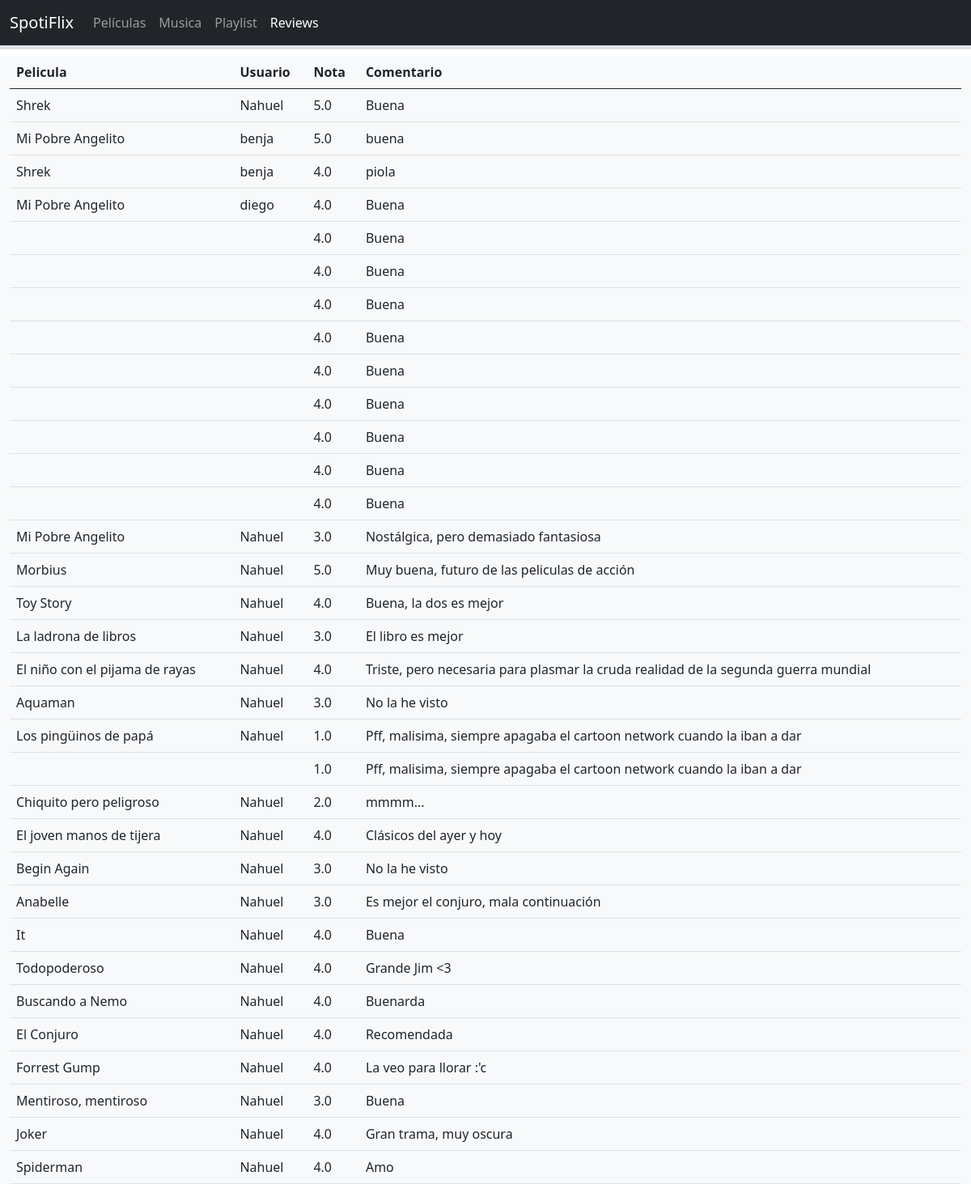
/show_reviews_peliula, run on the app's committed database.
### Pelicula/models.py (models this page shows, shortened)
class Review_pelicula(models.Model):
    pelicula = models.ForeignKey(Peliculas, on_delete=models.CASCADE, null=True)
    owner = models.ForeignKey(User, null=True, on_delete=models.CASCADE)
    nota = models.FloatField()
    comentario = models.CharField(max_length=500)

class Peliculas(models.Model):
    nombre = models.CharField(max_length=100)
    genero = models.CharField(max_length=100)
    fecha = models.DateField()
    url = models.URLField(max_length=500)

### Usuarios/models.py (models this page shows)
class User(AbstractUser):
    pronombres = [('La', 'La'), ('El', 'El'), ('Le', 'Le'), ('Otro', 'Otro')]
    pronombre = models.CharField(max_length=5, choices=pronombres)
    correo = models.EmailField(max_length=50)

### Pelicula/views.py (the view)
# urls.py: path('show_reviews_peliula', show_reviews_pelicula,
def show_reviews_pelicula(request):
    all_reviews = Review_pelicula.objects.all()
    return render(request, "Pelicula/view_reviews.html", {"all_reviews": all_reviews})

### Pelicula/templates/Pelicula/view_reviews.html (shortened to what this page needs)
<!DOCTYPE html>
<html lang = "en">
    <head>
        <link href="https://cdn.jsdelivr.net/npm/bootstrap@5.0.2/dist/css/bootstrap.min.css" rel="stylesheet"
>
        <body>
            <nav class="navbar navbar-expand-lg navbar-dark bg-dark border-bottom border-5 mb-2">
        <div class="container-fluid">
          <a class="navbar-brand" href="{% url 'home-page' %}">SpotiFlix</a>
          <div class="collapse navbar-collapse" id="navbarNavAltMarkup">
            <div class="navbar-nav">
              <a class="nav-link" aria-current="page" href="{% url 'pelicula_home_page' %}">Películas</a>
              <a class="nav-link" href="{% url 'musica_home_page' %}">Musica</a>
              <a class="nav-link" href="#">Playlist</a>
              <a class="nav-link active" href="{% url 'show_reviews_musica' %}">Reviews</a>
            </div>
          </div>
        </div>
        </nav>
         <div class="container-fluid bg-light">
            <table class="table">
                <thead>
                  <tr>
                    <th scope="col">Pelicula</th>
                    <th scope="col">Usuario</th>
                    <th scope="col">Nota</th>
                    <th scope="col">Comentario</th>
                  </tr>
                </thead>
                {% for review in all_reviews %}
                  <tr>
                    <td>{{review.pelicula.nombre}}</td>
                    <td>{{review.owner.username}}</td>
                    <td>{{review.nota}}</td>
                    <td>{{review.comentario}}</td>
                  </tr>
                {% endfor %}
              </table>
         </div>
        </body>
    </head>
</html>

### data on the page
Review_pelicula: pelicula.nombre "Shrek", owner.username "Nahuel", nota "5.0", comentario "Buena"
Review_pelicula: pelicula.nombre "Mi Pobre Angelito", owner.username "benja", nota "5.0", comentario "buena"
Review_pelicula: pelicula.nombre "Shrek", owner.username "benja", nota "4.0", comentario "piola"
Review_pelicula: pelicula.nombre "Mi Pobre Angelito", owner.username "diego", nota "4.0", comentario "Buena"
Review_pelicula: nota "4.0", comentario "Buena"
Review_pelicula: nota "4.0", comentario "Buena"
Review_pelicula: nota "4.0", comentario "Buena"
Review_pelicula: nota "4.0", comentario "Buena"
Review_pelicula: nota "4.0", comentario "Buena"
Review_pelicula: nota "4.0", comentario "Buena"
Review_pelicula: nota "4.0", comentario "Buena"
Review_pelicula: nota "4.0", comentario "Buena"
Review_pelicula: nota "4.0", comentario "Buena"
Review_pelicula: pelicula.nombre "Mi Pobre Angelito", owner.username "Nahuel", nota "3.0", comentario "Nostálgica, pero demasiado fantasiosa"
Review_pelicula: pelicula.nombre "Morbius", owner.username "Nahuel", nota "5.0", comentario "Muy buena, futuro de las peliculas de acción"
Review_pelicula: pelicula.nombre "Toy Story", owner.username "Nahuel", nota "4.0", comentario "Buena, la dos es mejor"
Review_pelicula: pelicula.nombre "La ladrona de libros", owner.username "Nahuel", nota "3.0", comentario "El libro es mejor"
Review_pelicula: pelicula.nombre "El niño con el pijama de rayas", owner.username "Nahuel", nota "4.0", comentario "Triste, pero necesaria para plasmar la cruda realidad de la segunda guerra mundial"
Review_pelicula: pelicula.nombre "Aquaman", owner.username "Nahuel", nota "3.0", comentario "No la he visto"
Review_pelicula: pelicula.nombre "Los pingüinos de papá", owner.username "Nahuel", nota "1.0", comentario "Pff, malisima, siempre apagaba el cartoon network cuando la iban a dar"
Review_pelicula: nota "1.0", comentario "Pff, malisima, siempre apagaba el cartoon network cuando la iban a dar"
Review_pelicula: pelicula.nombre "Chiquito pero peligroso", owner.username "Nahuel", nota "2.0", comentario "mmmm..."
Review_pelicula: pelicula.nombre "El joven manos de tijera", owner.username "Nahuel", nota "4.0", comentario "Clásicos del ayer y hoy"
Review_pelicula: pelicula.nombre "Begin Again", owner.username "Nahuel", nota "3.0", comentario "No la he visto"
Review_pelicula: pelicula.nombre "Anabelle", owner.username "Nahuel", nota "3.0", comentario "Es mejor el conjuro, mala continuación"
Review_pelicula: pelicula.nombre "It", owner.username "Nahuel", nota "4.0", comentario "Buena"
Review_pelicula: pelicula.nombre "Todopoderoso", owner.username "Nahuel", nota "4.0", comentario "Grande Jim <3"
Review_pelicula: pelicula.nombre "Buscando a Nemo", owner.username "Nahuel", nota "4.0", comentario "Buenarda"
Review_pelicula: pelicula.nombre "El Conjuro", owner.username "Nahuel", nota "4.0", comentario "Recomendada"
Review_pelicula: pelicula.nombre "Forrest Gump", owner.username "Nahuel", nota "4.0", comentario "La veo para llorar :'c"
Review_pelicula: pelicula.nombre "Mentiroso, mentiroso", owner.username "Nahuel", nota "3.0", comentario "Buena"
Review_pelicula: pelicula.nombre "Joker", owner.username "Nahuel", nota "4.0", comentario "Gran trama, muy oscura"
Review_pelicula: pelicula.nombre "Spiderman", owner.username "Nahuel", nota "4.0", comentario "Amo"
